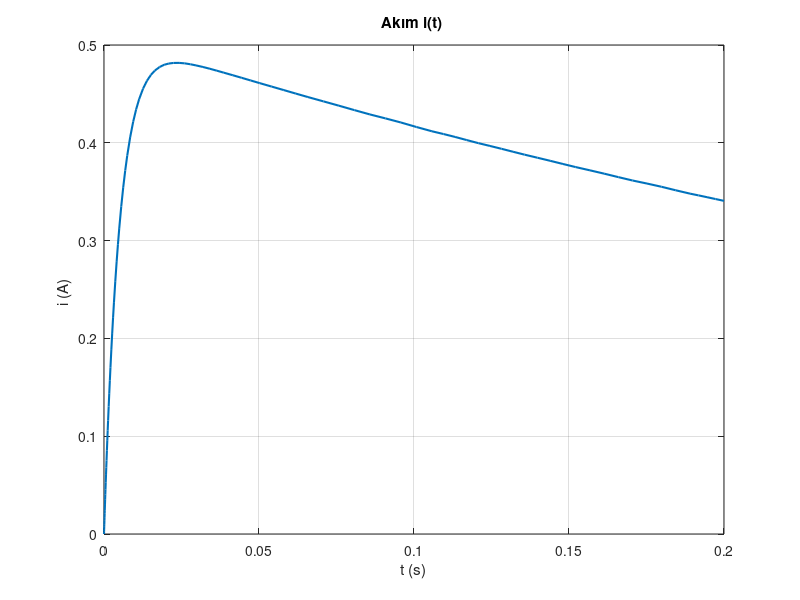
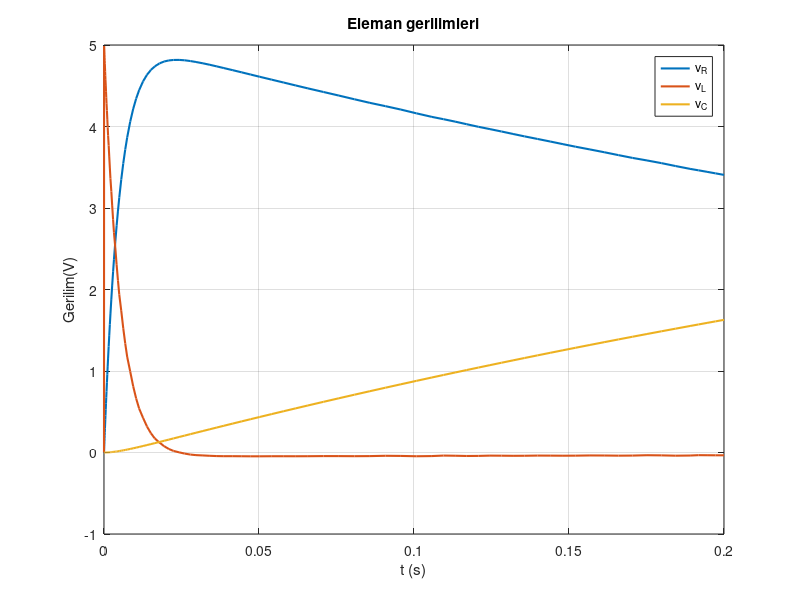

The MATLAB script that drew these images, in order:
% Mesh (kapalı göz) için Akım ve Gerilim Modelleri
% Seri RLC : KVL + durum uzayi simülasyonu 
clear;clc; close all;
R=10;
L=50e-3;
C=100e-6;

vs=@(t) 5*(t>=0); % 5V step kaynak

odefun=@(t,z)[
    (1/L)*(vs(t) - R*z(1) - z(2));
    (1/L)*z(1)
];

tspan=[0 0.2];
z0= [0;0];

[t,z] = ode45(odefun, tspan , z0);
i = z(:,1);
vC=z(:,2);

vR=R*i;
vL=[0; L*diff(i)./diff(t)];

figure; plot(t, i, 'LineWidth',1.5); grid on;
xlabel('t (s)'); ylabel('i (A) '); title('Akım i(t) ');

figure; plot(t, [vR vL vC] , 'LineWidth',1.5); grid on;
xlabel('t (s)'); ylabel('Gerilim(V)');
legend('v_R','v_L','v_C'); 
title('Eleman gerilimleri');
